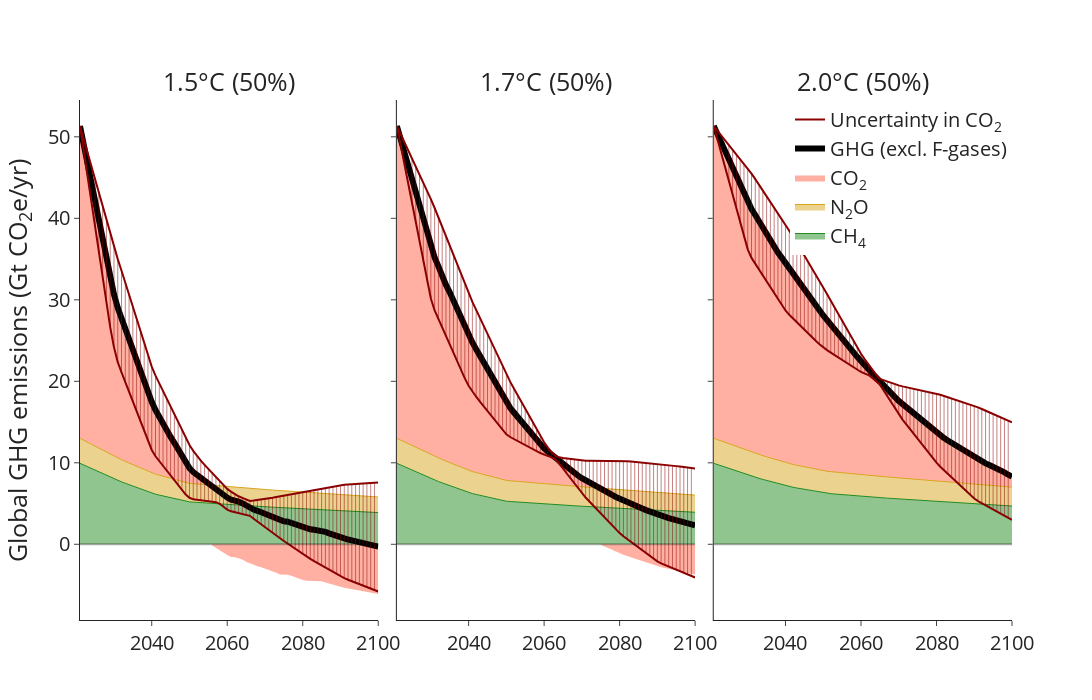

The notebook cell saved with this chart:
### Code cell
fig = make_subplots(rows=1, cols=3, subplot_titles=("1.5&deg;C (50%)", "1.7&deg;C (50%)", "2.0&deg;C (50%)"),
                    horizontal_spacing = 0.02, vertical_spacing=0.06, shared_yaxes=True)

for col_i in range(3):
    risk = [0.5]
    temp = [1.5, 1.7, 2.0][col_i]

    col = 'darkgrey'
    allpars = ['Risk', 'NegEmis', 'TrajUnc']

    dataset = xr_dataread.CH4_globe.sel(Temperature=temp, Risk=0.5, Time=np.arange(2021, 2101))/1e3
    fig.add_trace(go.Scatter(x=dataset.Time,
                            y=dataset,
                            name='CH<sub>4</sub>',
                            line={'color': 'forestgreen', 'width': 1},
                            mode='lines',
                            fill='tozeroy',
                            stackgroup='one',
                            showlegend=[True, False, False][col_i]), 1, 1+col_i)

    dataset = xr_dataread.N2O_globe.sel(Temperature=temp, Risk=0.5, Time=np.arange(2021, 2101))/1e3
    fig.add_trace(go.Scatter(x=dataset.Time,
                            y=dataset,
                            name='N<sub>2</sub>O',
                            line={'color': 'goldenrod', 'width': 1},
                            mode='lines',
                            fill='tonexty',
                            stackgroup='one',
                            showlegend=[True, False, False][col_i]), 1, 1+col_i)

    dataset = (xr_dataread.CO2_globe.sel(Temperature=temp, Risk=risk, Time=np.arange(2021, 2101))/1e3).median(dim=allpars)
    a= xr.where(dataset>0, dataset, np.nan)
    fig.add_trace(go.Scatter(x=dataset.Time,
                            y=a,
                            name='CO<sub>2</sub>',
                            line={'color': 'tomato', 'width': 0},
                            mode='lines',
                            fill='tonexty',
                            stackgroup='one',
                            showlegend=[True, False, False][col_i]), 1, 1+col_i)

    dataset = (xr_dataread.CO2_globe.sel(Temperature=temp, Risk=risk, Time=np.arange(2021, 2101))/1e3).median(dim=allpars)
    a= xr.where(dataset<0, dataset, np.nan)
    fig.add_trace(go.Scatter(x=dataset.Time,
                            y=a,
                            name='CO<sub>2</sub>',
                            line={'color': 'tomato', 'width': 0},
                            mode='lines',
                            fill='tozeroy',
                            #stackgroup='one',
                            showlegend=False), 1, 1+col_i)

    # dataset = xr_dataread.N2O_globe.sel(Temperature=temp, Risk=risk, Time=np.arange(2021, 2101))/1e3
    # fig.add_trace(go.Scatter(x=dataset.Time,
    #                         y=dataset.min(dim=allpars),
    #                         name='SSP-baselines',
    #                         line={'color': col, 'width': 1},
    #                         mode='lines',
    #                         fill=None,
    #                         showlegend=False), 1, 1+col_i)
    
    # dataset = xr_dataread.GHG_globe.sel(Temperature=temp, Risk=risk, Time=np.arange(2021, 2101))/1e3
    # fig.add_trace(go.Scatter(x=dataset.Time,
    #                         y=dataset.min(dim=allpars),
    #                         name='SSP-baselines',
    #                         line={'color': col, 'width': 1},
    #                         mode='lines',
    #                         fill=None,
    #                         showlegend=False), 1, 1+col_i)
    # fig.add_trace(go.Scatter(x=dataset.Time,
    #                         y=dataset.max(dim=allpars),
    #                         name='All pathways (1.5&deg;C, 50%)',
    #                         line={'color': col, 'width': 1},
    #                         mode='lines',
    #                         #marker_pattern_shape='x',
    #                         fill='tonexty',
    #                         showlegend=False), 1, 1+col_i)
    
    dataset = xr_dataread.GHG_globe.sel(Temperature=temp, Risk=risk, Time=np.arange(2021, 2101))/1e3
    #dataset[dataset < 0] = 0
    fig.add_trace(go.Scatter(x=dataset.Time,
                            y=dataset.median(dim=allpars),
                            name='GHG (excl. F-gases)',
                            line={'color': 'black', 'width': 6},
                            mode='lines',
                            showlegend=[True, False, False][col_i]), 1, 1+col_i)
    fig.add_trace(go.Scatter(x=dataset.Time,
                            y=dataset.min(dim=allpars),
                            name='Uncertainty in CO<sub>2</sub>',
                            line={'color': 'darkred', 'width': 2},
                            mode='lines',
                            showlegend=[True, False, False][col_i]), 1, 1+col_i)
    fig.add_trace(go.Scatter(x=dataset.Time,
                            y=dataset.max(dim=allpars),
                            name='Global GHG emissions',
                            line={'color': 'darkred', 'width': 2},
                            mode='lines',
                            showlegend=False), 1, 1+col_i)
                            
    for y in np.arange(2025, 2100, 1):
        dataset = xr_dataread.GHG_globe.sel(Temperature=temp, Risk=risk, Time=y)/1e3
        fig.add_trace(go.Scatter(x=[y, y],
                                y=[np.min(dataset), np.max(dataset)],
                                line={'color': "darkred", 'width': 0.5},
                                #marker={'size': 17},
                                mode='lines',
                                fill=None,
                                showlegend=False), 1, 1+col_i)
                            
    # dataset = xr_dataread.GHG_globe.sel(Temperature=temp, Risk=risk, Time=2040)/1e3
    # fig.add_trace(go.Scatter(x=[2040, 2040],
    #                         y=[np.min(dataset), np.max(dataset)],
    #                         line={'color': "black", 'width': 3},
    #                         marker={'size': 17},
    #                         mode='lines+markers',
    #                         fill=None,
    #                         showlegend=False), 1, 1+col_i)
    # fig.add_vline(x=2030, line_dash="dot", row=1, col=1+col_i, line_color="black", line_width=2)
    # fig.add_vline(x=2040, line_dash="dot", row=1, col=1+col_i, line_color="black", line_width=2)
    fig.add_hline(y=0, line_dash="solid", row=1, col=1+col_i, line_color="black", line_width=2)
    if col_i == 0: fig.update_yaxes(tickfont=dict(size=20), row=1, col=1+col_i, title='Global GHG emissions (Gt CO<sub>2</sub>e/yr)', titlefont=(dict(size=25)))
    else: fig.update_yaxes(tickfont=dict(size=20), row=1, col=1+col_i)
    fig.update_xaxes(tickfont=dict(size=20), row=1, col=1+col_i)
fig.update_annotations(font_size=25)
fig.update_layout(height=700, width=2000, template='simple_white')
fig.update_layout(legend=dict(x=1, y=1, xanchor='right', yanchor='top', font=dict(size=20)))
#fig.write_image("X:/user/dekkerm/Projects/ECEMF_T5.2/Figures/Presentations/GlobalPathways_new.png", scale=3)
#fig.write_image("X:/user/dekkerm/Projects/ECEMF_T5.2/Figures/Presentations/GlobalPathways_filled.png", scale=3)
fig.show()
